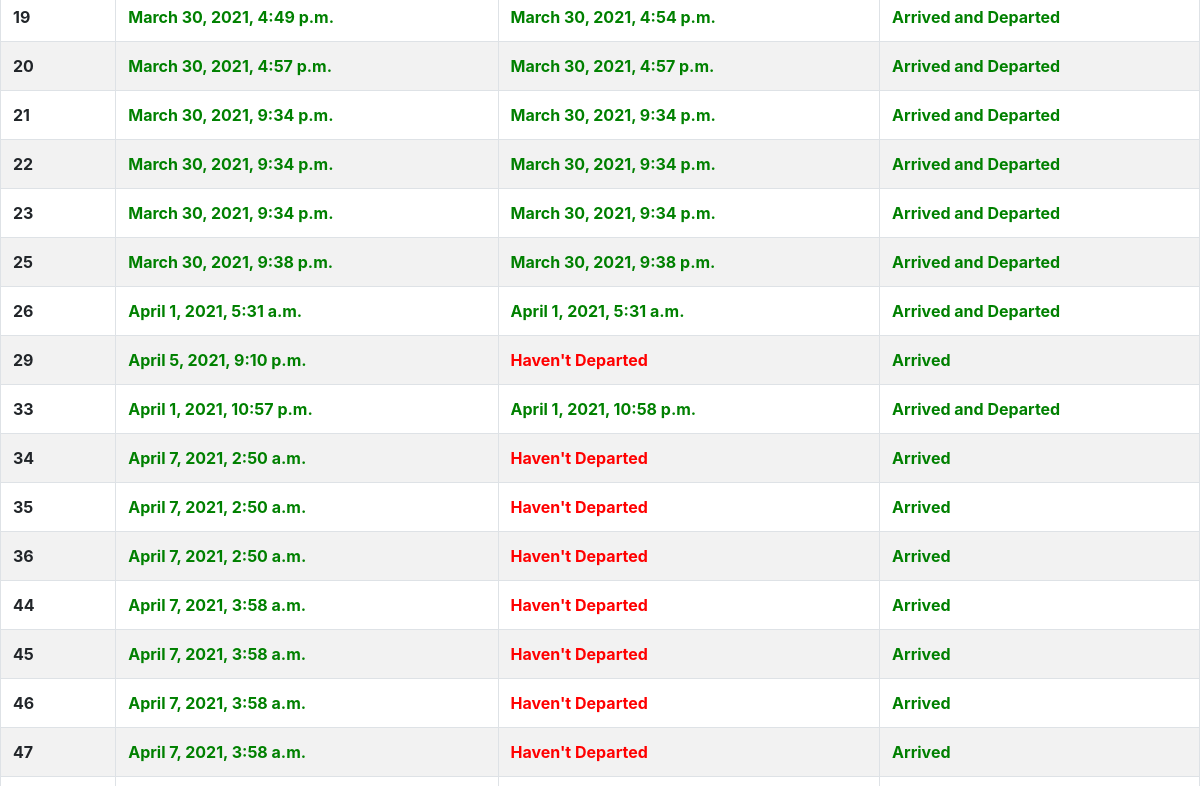
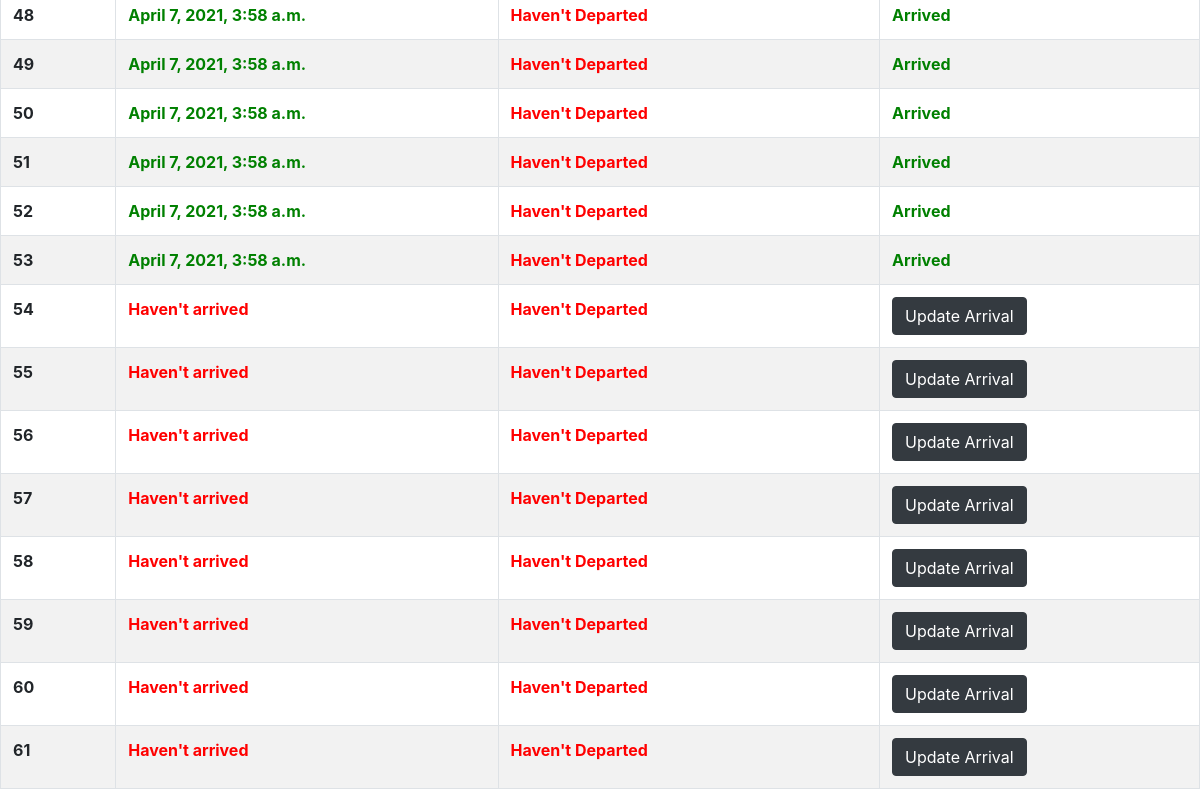
The page /dashboard/district/thane/ (signed in, lower part) on the database as committed earlier (2 pictures, top to bottom).
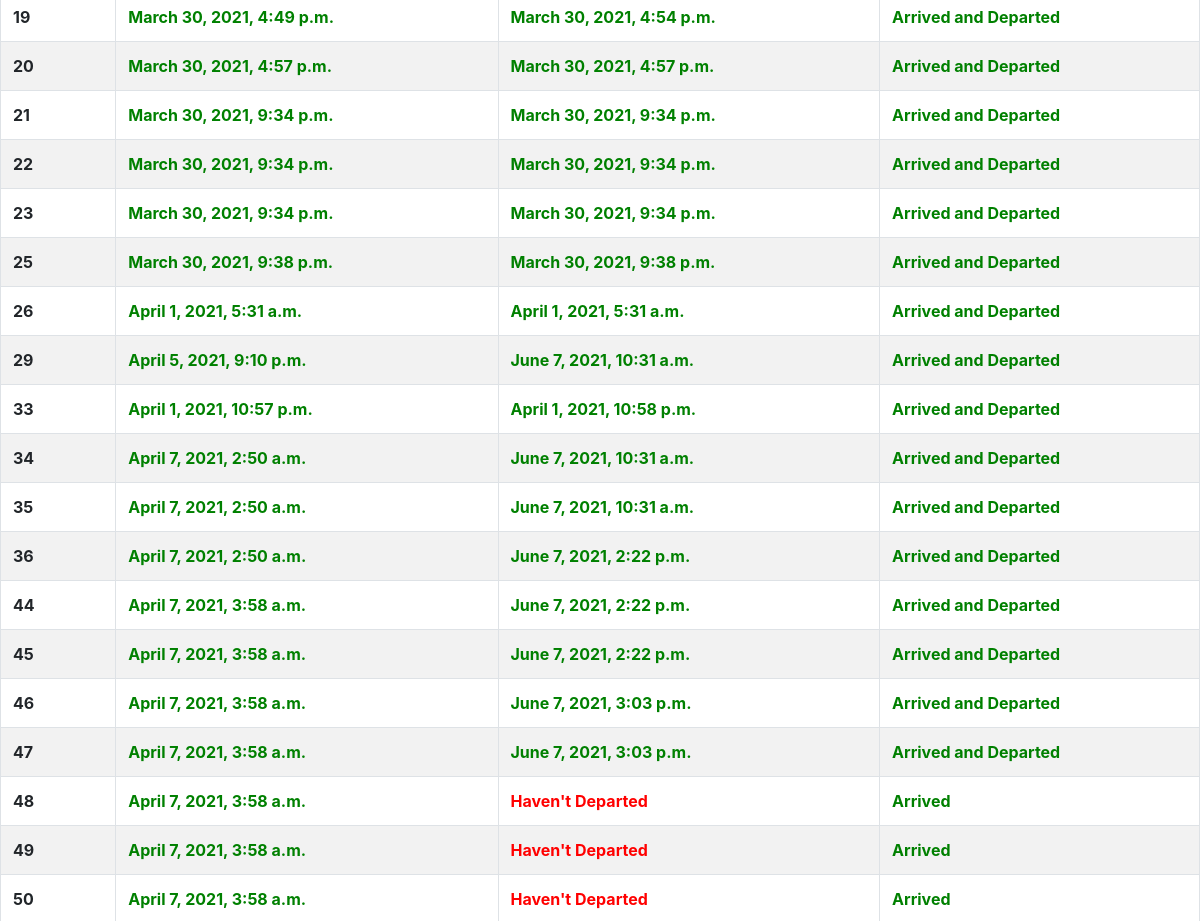
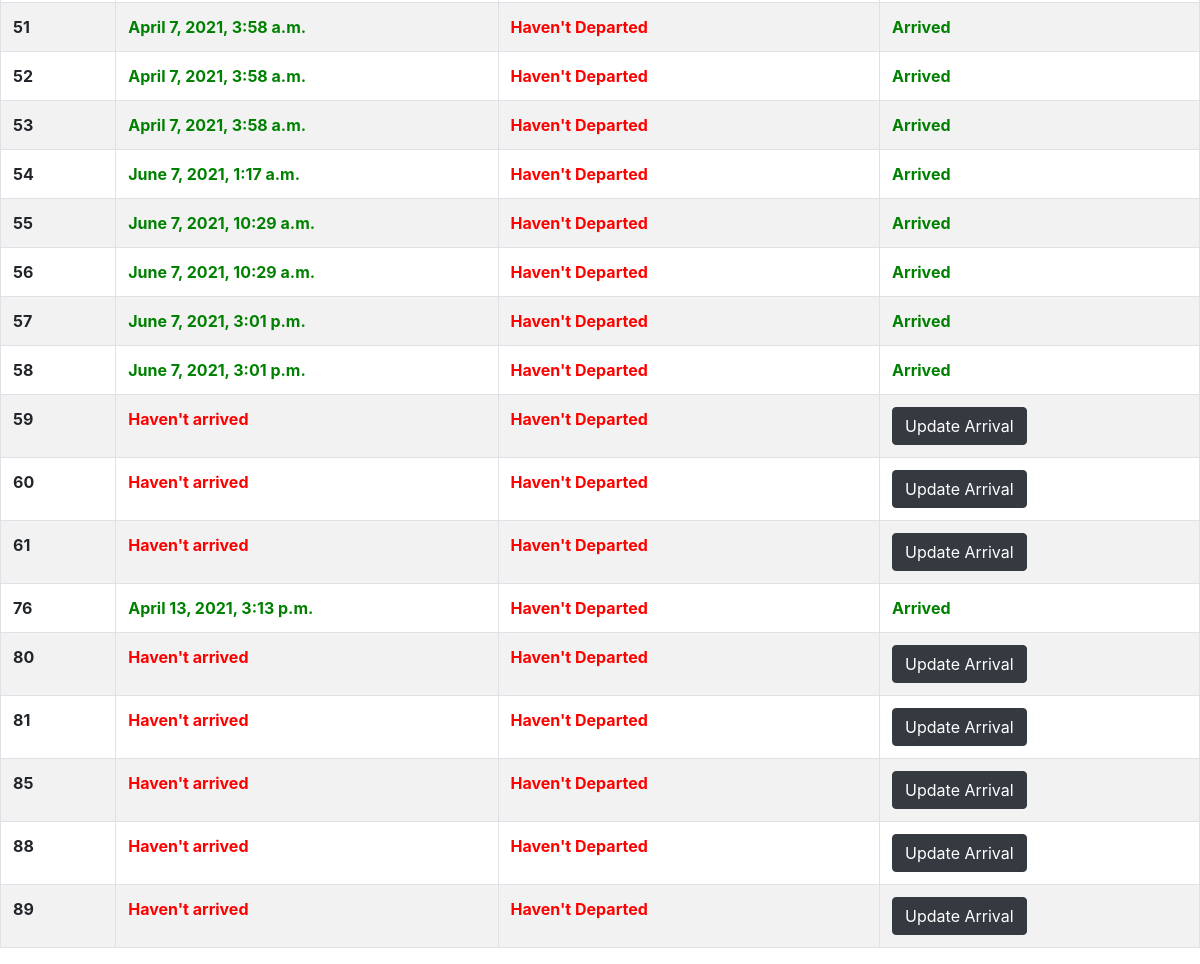
The same page on the database as committed later (2 pictures, top to bottom).
### vaccine_app/models.py (models this page shows, shortened)
class DistrictVaccineData(models.Model):
    district = models.ForeignKey(District,on_delete=models.CASCADE,related_name="districtVaccine")
    lot = models.OneToOneField(VaccineLot, on_delete=models.CASCADE,related_name="districtVaccine")
    arrivalTimestamp = models.DateTimeField(blank = True, null=True, default=None)
    departureTimestamp = models.DateTimeField(blank = True, null=True, default=None)

class VaccineLot(models.Model):
    lotId = models.AutoField(primary_key=True)
    status=models.CharField(max_length = 20, choices = lot_status, default = 'produced')
    productionTimestamp = models.DateTimeField(auto_now_add=True)
    departureTimestamp = models.DateTimeField(blank = True, null=True, default=None)
    countOfDosesConsumed = models.IntegerField(default = 0)

### vaccine_app/views.py (the view, shortened to what this page needs)
# urls.py: path('dashboard/district/<name>/',views.district_dash,name='district_dash'),
@login_required
def district_dash(request,name):
    if name=="":
        return redirect('dashboard')
    if verify(request,"district",name):
        district_obj=District.objects.get(name=name)
        centers = Center.objects.filter(district=district_obj)
        vaccine_lots = DistrictVaccineData.objects.filter(district = district_obj)
        error=[]
        return render(request,'district_dash.html',{'centers':centers, 'error':error, 'vaccine_lots':vaccine_lots,'name':name})
    else:
        return redirect('dashboard')

### vaccine_app/views.py (called while the page is built, shortened)
def verify(request,district_or_center,name):
    if district_or_center=="district":
        user=request.user
        if District.objects.filter(name=name).exists():
            district_obj=District.objects.get(name=name)
            if AccessControlListDistrict.objects.filter(person=user,district=district_obj).exists() and user.is_districtadmin:
                return True
            else:
                print("access is not there for user "+user.email)
                return False
        else:
            print("District name is invalid")
            return False
    else:
        print("Invalid district_or_center value")
        return False

### templates/district_dash.html (shortened to what this page needs)
{% extends 'base.html' %}
    {% block content %}
        <br><br>
          <br><br>
          <table class="table table-striped table-bordered">
            <tbody>
            {% for lot in vaccine_lots %}
              <tr>
                <th scope="row">{{ lot.lot.lotId }}</th>
                <td>
                  {% if lot.arrivalTimestamp == None %}
                    <b style="color:red;">Haven't arrived</b>
                  {% else %}
                    <b style="color:green;">{{lot.arrivalTimestamp}}</b>
                  {% endif %}
                </td>
                <td>
                  {% if lot.departureTimestamp == None %}
                    <b style="color:red;">Haven't Departed</b>
                  {% else %}
                    <b style="color:green;">{{lot.departureTimestamp}}</b>
                  {% endif %}
                </td>
                {% if lot.arrivalTimestamp == None %}
                  <td><a href="/district/{{name}}/updateArrivalTimeDistrict/{{ lot.lot.lotId }}"><button type="button" class="btn btn-dark">Update Arrival</button></a>
                {% else %}
                  <td>
                    <b style="color:green;">Arrived
                    {% if lot.departureTimestamp != None %}
                    and Departed
                    {% endif %}
                    </b>
                  </td>
                {% endif %}
              </tr>
            {% endfor %}
            </tbody>
          </table>
    {% endblock content %}

Rows that differ between the two databases and show on the page:
changed DistrictVaccineData "April 5, 2021, 9:10 p.m.": departureTimestamp (not shown) → "June 7, 2021, 10:31 a.m."; departureTimestamp "Haven't Departed" → "and Departed"
changed DistrictVaccineData (number 10 of 36 on the later page): departureTimestamp (not shown) → "June 7, 2021, 10:31 a.m."; departureTimestamp "Haven't Departed" → "and Departed"
changed DistrictVaccineData (number 11 of 36 on the later page): departureTimestamp (not shown) → "June 7, 2021, 10:31 a.m."; departureTimestamp "Haven't Departed" → "and Departed"
changed DistrictVaccineData (number 12 of 36 on the later page): departureTimestamp (not shown) → "June 7, 2021, 2:22 p.m."; departureTimestamp "Haven't Departed" → "and Departed"
changed DistrictVaccineData (number 13 of 36 on the later page): departureTimestamp (not shown) → "June 7, 2021, 2:22 p.m."; departureTimestamp "Haven't Departed" → "and Departed"
changed DistrictVaccineData (number 14 of 36 on the later page): departureTimestamp (not shown) → "June 7, 2021, 2:22 p.m."; departureTimestamp "Haven't Departed" → "and Departed"
changed DistrictVaccineData (number 15 of 36 on the later page): departureTimestamp (not shown) → "June 7, 2021, 3:03 p.m."; departureTimestamp "Haven't Departed" → "and Departed"
changed DistrictVaccineData (number 16 of 36 on the later page): departureTimestamp (not shown) → "June 7, 2021, 3:03 p.m."; departureTimestamp "Haven't Departed" → "and Departed"
changed DistrictVaccineData: arrivalTimestamp (not shown) → "June 7, 2021, 1:17 a.m."; arrivalTimestamp "Haven't arrived Update Arrival" → "Arrived"
changed DistrictVaccineData (number 24 of 36 on the later page): arrivalTimestamp (not shown) → "June 7, 2021, 10:29 a.m."; arrivalTimestamp "Haven't arrived Update Arrival" → "Arrived"
changed DistrictVaccineData (number 25 of 36 on the later page): arrivalTimestamp (not shown) → "June 7, 2021, 10:29 a.m."; arrivalTimestamp "Haven't arrived Update Arrival" → "Arrived"
changed DistrictVaccineData (number 26 of 36 on the later page): arrivalTimestamp (not shown) → "June 7, 2021, 3:01 p.m."; arrivalTimestamp "Haven't arrived Update Arrival" → "Arrived"
changed DistrictVaccineData (number 27 of 36 on the later page): arrivalTimestamp (not shown) → "June 7, 2021, 3:01 p.m."; arrivalTimestamp "Haven't arrived Update Arrival" → "Arrived"
added DistrictVaccineData: lot.lotId "76", arrivalTimestamp "April 13, 2021, 3:13 p.m.", shows "Haven't Departed", shows "Arrived"
added DistrictVaccineData: lot.lotId "80", shows "Haven't arrived", shows "Haven't Departed"
added DistrictVaccineData: lot.lotId "81", shows "Haven't arrived", shows "Haven't Departed"
added DistrictVaccineData: lot.lotId "85", shows "Haven't arrived", shows "Haven't Departed"
added DistrictVaccineData: lot.lotId "88", shows "Haven't arrived", shows "Haven't Departed"
added DistrictVaccineData: lot.lotId "89", shows "Haven't arrived", shows "Haven't Departed"
